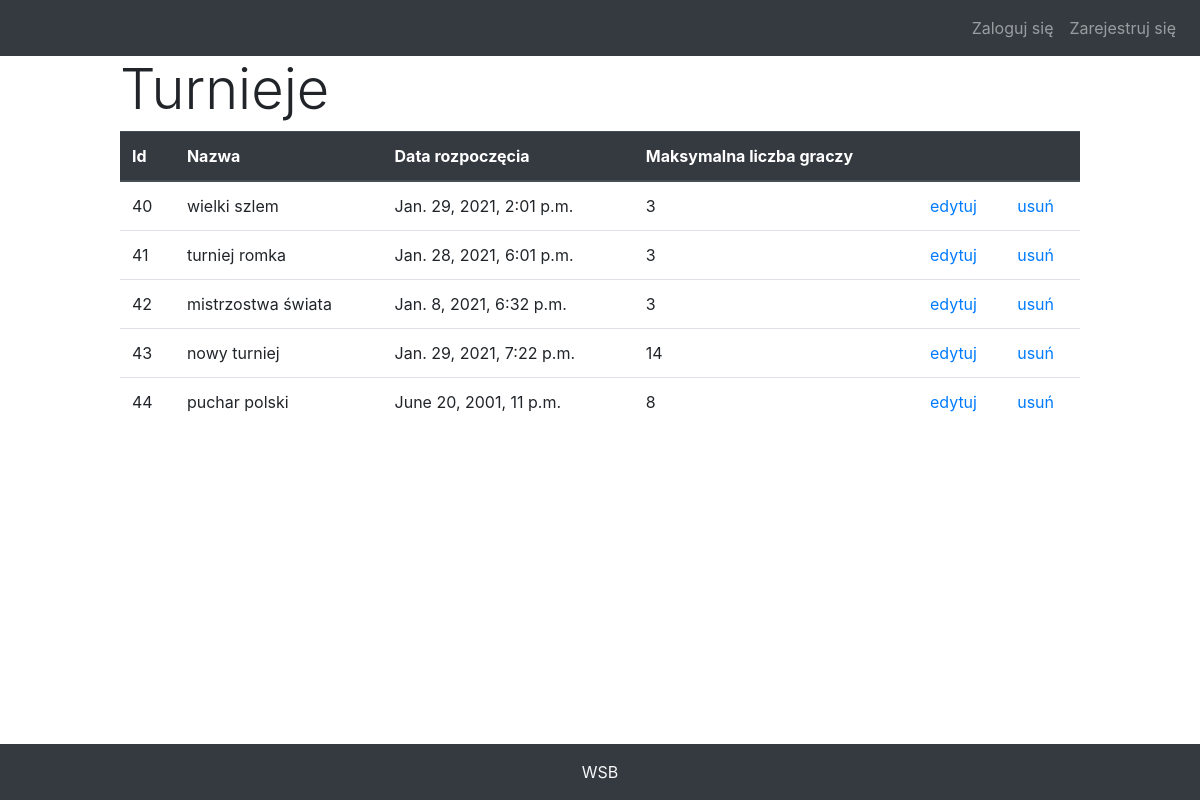
Page /turnieje/tournaments on the committed database.
### turnieje/models/turnieje_model.py (models this page shows, shortened)
class Tournaments(models.Model):
    id = models.AutoField(db_index=True, primary_key=True)
    name = models.CharField(max_length=20)
    date_of_start = models.DateTimeField()
    max_players = models.IntegerField()

### turnieje/views/turnieje_view.py (the view)
# urls.py: path('tournaments', AllTournamentsView.as_view(), name="all_tournaments"),
class AllTournamentsView(ListView):
    model = Tournaments

### turnieje/templates/turnieje/tournaments_list.html (shortened to what this page needs)
{% extends 'turnieje/scheleton.html' %}
{% block content %}
    <h3 class="display-4">Turnieje</h3>
    <table class="table">
        <thead class="thead-dark">
            <tr>
                <th>Id</th>
                <th>Nazwa</th>
                <th>Data rozpoczęcia</th>
                <th>Maksymalna liczba graczy
                <th></th>
                <th></th>
            </tr>
        </thead>
        <tbody>
            {% for game in object_list %}
                <tr>
                    <td>{{game.id}}</td>
                    <td>{{game.name}}</td>
                    <td>{{game.date_of_start}}</td>
                    <td>{{game.max_players}}</td>
                    <td><a href="{%url 'tournament_update' game.id%}">edytuj</a></td>
                    <td><a href="#" data-url="{%url 'tournament_delete' game.id%}" data-toggle="modal" data-target="#turniejeModal">usuń</a></td>
                </tr>
            {% endfor %}
        </tbody>
    </table>
{% endblock %}

### turnieje/templates/turnieje/scheleton.html (shortened to what this page needs)
{% load static %}
<!DOCTYPE html>
<html lang="en">
    <head>
        <link rel="stylesheet" href="{% static "css/bootstrap.css" %}">
        <link rel="stylesheet" href="{% static "css/styles.css" %}">
    </head>
    <body>
        <header id="header">
            {% include "turnieje/header.html" %}
        </header>
        <div id="content" class="main_body">
            {% block content %}
            {% endblock %}
        </div>
        <footer id="footer" class="footer_style">
            {% include "turnieje/footer.html" %}
        </footer>
    </body>
</html>

### turnieje/templates/turnieje/header.html (shortened to what this page needs)
<nav class="navbar navbar-expand-sm bg-dark navbar-dark">
    <div class="collapse navbar-collapse" id="navbarSupportedContent">
        <ul class="navbar-nav ml-auto">
            {% if not user.is_authenticated %}
            <li class="nav-item">
                <a class="nav-link" href="{%url 'login'%}">Zaloguj się</a>
            </li>
            <li class="nav-item">
                <a class="nav-link"  href="{%url 'register'%}">Zarejestruj się</a>
            </li>
            {% endif %}
        </ul>
    </div>
</nav>

### turnieje/templates/turnieje/footer.html
<div class="footer-copyright text-light text-center py-3">
  WSB
</div>

### turnieje/static/css/styles.css (style rules this page uses)
div.main_body { width: 80%; margin: auto; }
footer.footer_style { position: absolute; right: 0; left: 0; bottom: 0; background-color: #343a40 !important }

### rows in the picture
Tournaments: id "40", name "wielki szlem", date_of_start "Jan. 29, 2021, 2:01 p.m.", max_players "3"
Tournaments: id "41", name "turniej romka", date_of_start "Jan. 28, 2021, 6:01 p.m.", max_players "3"
Tournaments: id "42", name "mistrzostwa świata", date_of_start "Jan. 8, 2021, 6:32 p.m.", max_players "3"
Tournaments: id "43", name "nowy turniej", date_of_start "Jan. 29, 2021, 7:22 p.m.", max_players "14"
Tournaments: id "44", name "puchar polski", date_of_start "June 20, 2001, 11 p.m.", max_players "8"
